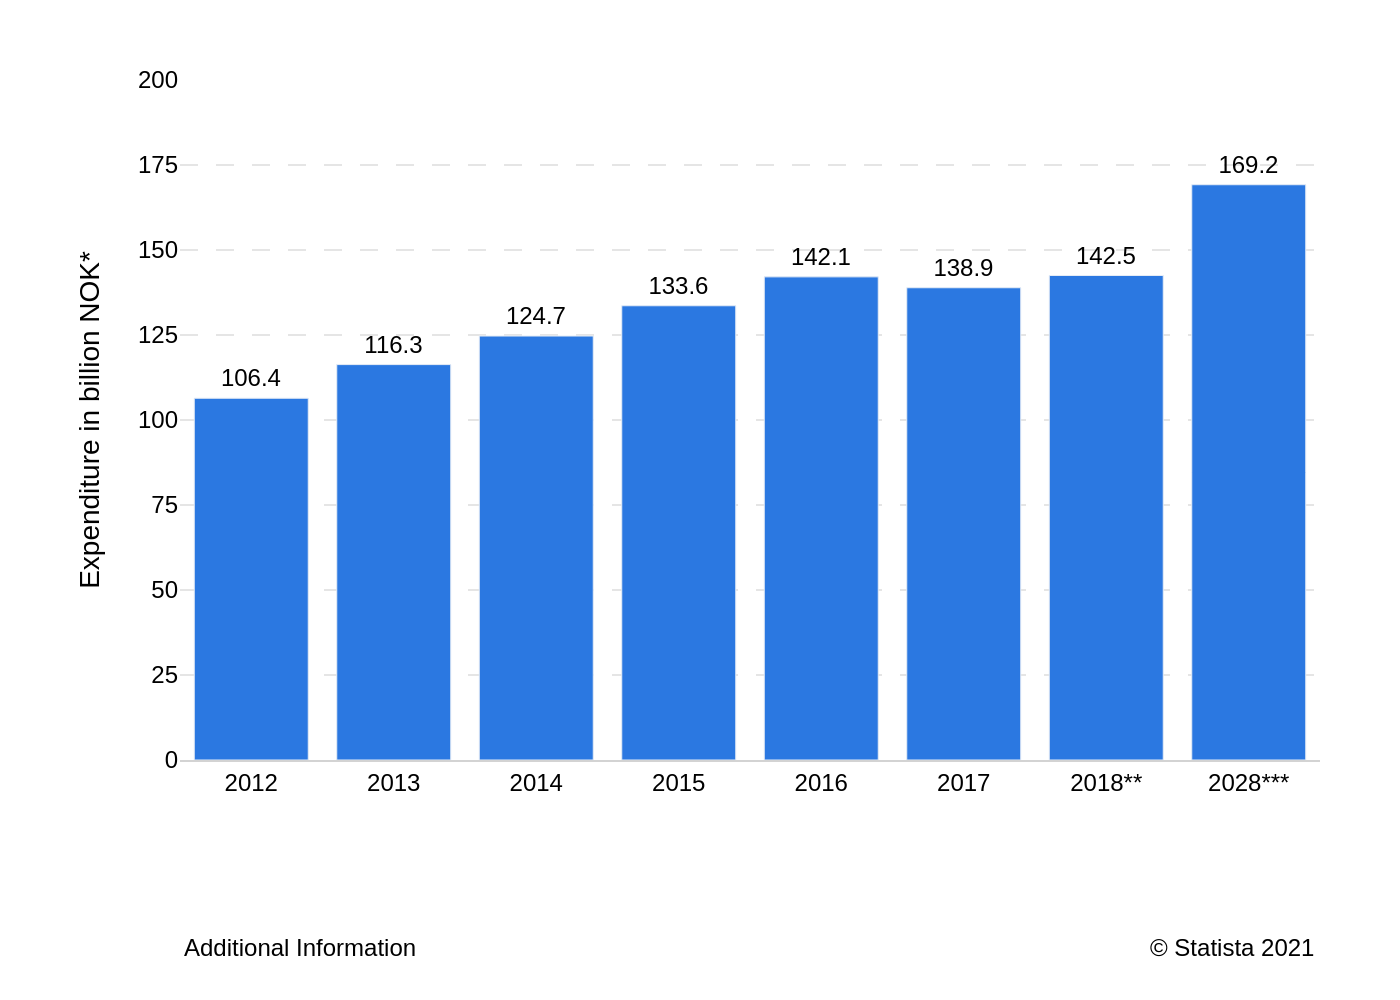

Source code (Python):
import sys
import json
import pathlib
import plotly.graph_objects as go

# --- 1. Argument and File Handling ---
if len(sys.argv) != 2:
    print(f"Usage: python {pathlib.Path(__file__).name} <json_file_path>")
    sys.exit(1)

json_path = pathlib.Path(sys.argv[1])
if not json_path.is_file():
    print(f"Error: JSON file not found at '{json_path}'")
    sys.exit(1)

output_path = json_path.with_suffix('.png')

# --- 2. Data Loading ---
try:
    with open(json_path, 'r', encoding='utf-8') as f:
        chart_info = json.load(f)
except (json.JSONDecodeError, IOError) as e:
    print(f"Error reading or parsing JSON file: {e}")
    sys.exit(1)

chart_data = chart_info.get('chart_data', [])
texts = chart_info.get('texts', {})
colors = chart_info.get('colors', [])

# --- 3. Data Preparation ---
categories = [item.get('category') for item in chart_data]
values = [item.get('value') for item in chart_data]

# --- 4. Chart Creation ---
fig = go.Figure()

# Add bar trace
fig.add_trace(go.Bar(
    x=categories,
    y=values,
    text=values,
    textposition='outside',
    texttemplate='%{text:.1f}',
    marker_color=colors[0] if colors else None,
    cliponaxis=False  # Prevents text labels from being clipped at the top
))

# --- 5. Layout and Styling ---
fig.update_layout(
    font=dict(family="Arial", size=12, color="black"),
    plot_bgcolor='white',
    showlegend=False,
    margin=dict(l=90, r=40, t=40, b=120),
    xaxis=dict(
        title_text=texts.get('x_axis_title'),
        showgrid=False,
        showline=True,
        linecolor='lightgray',
        tickfont=dict(size=12)
    ),
    yaxis=dict(
        title_text=texts.get('y_axis_title'),
        range=[0, 200],
        dtick=25,
        gridcolor='#E5E5E5',
        griddash='dash',
        zeroline=False,
        showline=False,
        tickfont=dict(size=12)
    ),
    # Add annotations for source and note at the bottom
    annotations=[
        dict(
            showarrow=False,
            xref='paper', yref='paper',
            x=0, y=-0.25,
            xanchor='left', yanchor='top',
            text=texts.get('note'),
            font=dict(size=12)
        ),
        dict(
            showarrow=False,
            xref='paper', yref='paper',
            x=1, y=-0.25,
            xanchor='right', yanchor='top',
            text=texts.get('source'),
            font=dict(size=12)
        )
    ]
)

# --- 6. Output ---
fig.write_image(output_path, scale=2)
print(f"Chart successfully generated and saved to '{output_path}'")
